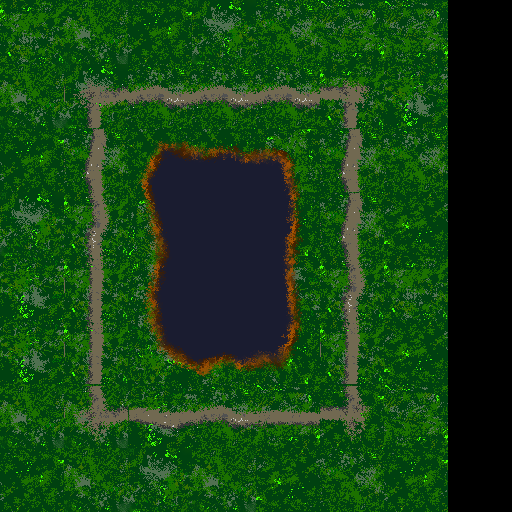

Below is a game level as drawn by its tile map, then a one-line description and the .tmx file that defines it, in full:
An orthogonal 8x8 tile map with 64x64 px tiles, 1 tile layer (Tile Layer 1), 4 tilesets.

<map version="1.0" tiledversion="1.1.2" orientation="orthogonal" renderorder="right-down" width="8" height="8" tilewidth="64" tileheight="64" infinite="0" nextobjectid="1">
 <tileset firstgid="1" source="Park.tsx" />
 <tileset firstgid="65" source="WorldTiles.tsx" />
 <tileset firstgid="137" source="WorldTiles.tsx" />
 <tileset firstgid="209" source="Road.tsx" />
 <layer name="Tile Layer 1" width="8" height="8">
  <data encoding="csv">
10,11,9,12,2,3,3,65,
11,8,46,46,46,6,1,65,
9,48,13,14,15,48,2,65,
12,56,21,22,23,48,4,65,
1,64,29,30,31,56,10,65,
1,64,37,38,39,64,4,65,
11,7,45,46,47,5,3,65,
9,11,12,11,4,2,9,65
</data>
 </layer>
</map>
